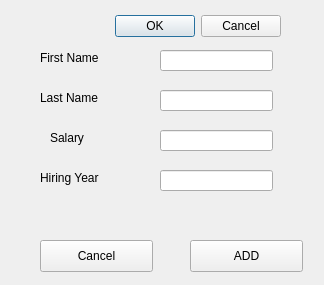
<?xml version="1.0" encoding="UTF-8"?>
<ui version="4.0">
 <class>addRecordForm</class>
 <widget class="QDialog" name="addRecordForm">
  <property name="geometry">
   <rect>
    <x>0</x>
    <y>0</y>
    <width>324</width>
    <height>285</height>
   </rect>
  </property>
  <property name="windowTitle">
   <string>Dialog</string>
  </property>
  <widget class="QDialogButtonBox" name="buttonBox">
   <property name="geometry">
    <rect>
     <x>-60</x>
     <y>10</y>
     <width>341</width>
     <height>32</height>
    </rect>
   </property>
   <property name="orientation">
    <enum>Qt::Horizontal</enum>
   </property>
   <property name="standardButtons">
    <set>QDialogButtonBox::Cancel|QDialogButtonBox::Ok</set>
   </property>
  </widget>
  <widget class="QLabel" name="firstLabel">
   <property name="geometry">
    <rect>
     <x>40</x>
     <y>50</y>
     <width>91</width>
     <height>16</height>
    </rect>
   </property>
   <property name="text">
    <string>First Name</string>
   </property>
  </widget>
  <widget class="QLabel" name="hireLabel">
   <property name="geometry">
    <rect>
     <x>40</x>
     <y>170</y>
     <width>81</width>
     <height>16</height>
    </rect>
   </property>
   <property name="text">
    <string>Hiring Year</string>
   </property>
  </widget>
  <widget class="QLineEdit" name="lineEditLast">
   <property name="geometry">
    <rect>
     <x>160</x>
     <y>90</y>
     <width>113</width>
     <height>21</height>
    </rect>
   </property>
  </widget>
  <widget class="QLineEdit" name="lineEditSalary">
   <property name="geometry">
    <rect>
     <x>160</x>
     <y>130</y>
     <width>113</width>
     <height>21</height>
    </rect>
   </property>
  </widget>
  <widget class="QLineEdit" name="lineEditFirst">
   <property name="geometry">
    <rect>
     <x>160</x>
     <y>50</y>
     <width>113</width>
     <height>21</height>
    </rect>
   </property>
  </widget>
  <widget class="QLabel" name="salaryLabel">
   <property name="geometry">
    <rect>
     <x>50</x>
     <y>130</y>
     <width>59</width>
     <height>16</height>
    </rect>
   </property>
   <property name="text">
    <string>Salary</string>
   </property>
  </widget>
  <widget class="QLabel" name="lastLabel">
   <property name="geometry">
    <rect>
     <x>40</x>
     <y>90</y>
     <width>81</width>
     <height>16</height>
    </rect>
   </property>
   <property name="text">
    <string>Last Name</string>
   </property>
  </widget>
  <widget class="QLineEdit" name="lineEditHire">
   <property name="geometry">
    <rect>
     <x>160</x>
     <y>170</y>
     <width>113</width>
     <height>21</height>
    </rect>
   </property>
  </widget>
  <widget class="QPushButton" name="pushButtonAdd">
   <property name="geometry">
    <rect>
     <x>190</x>
     <y>240</y>
     <width>113</width>
     <height>32</height>
    </rect>
   </property>
   <property name="text">
    <string>ADD</string>
   </property>
  </widget>
  <widget class="QPushButton" name="pushButtonCancel">
   <property name="geometry">
    <rect>
     <x>40</x>
     <y>240</y>
     <width>113</width>
     <height>32</height>
    </rect>
   </property>
   <property name="text">
    <string>Cancel</string>
   </property>
  </widget>
 </widget>
 <resources/>
 <connections>
  <connection>
   <sender>buttonBox</sender>
   <signal>rejected()</signal>
   <receiver>addRecordForm</receiver>
   <slot>reject()</slot>
   <hints>
    <hint type="sourcelabel">
     <x>316</x>
     <y>260</y>
    </hint>
    <hint type="destinationlabel">
     <x>286</x>
     <y>274</y>
    </hint>
   </hints>
  </connection>
  <connection>
   <sender>buttonBox</sender>
   <signal>accepted()</signal>
   <receiver>addRecordForm</receiver>
   <slot>accept()</slot>
   <hints>
    <hint type="sourcelabel">
     <x>248</x>
     <y>254</y>
    </hint>
    <hint type="destinationlabel">
     <x>157</x>
     <y>274</y>
    </hint>
   </hints>
  </connection>
 </connections>
</ui>
